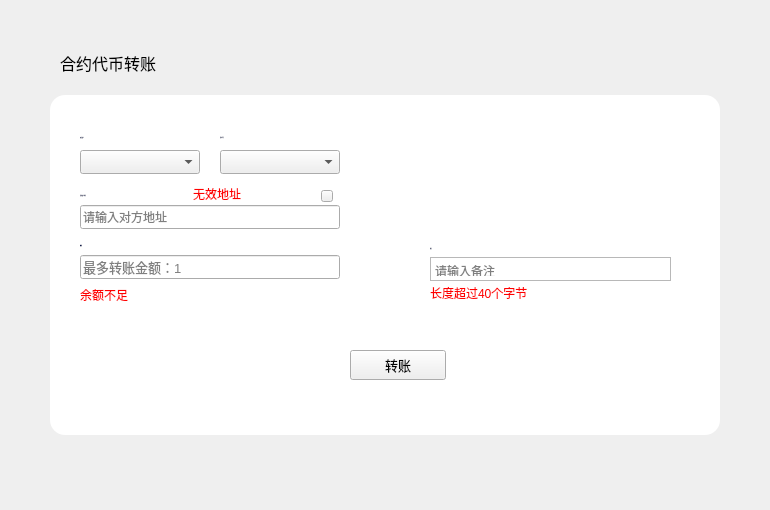
<?xml version="1.0" encoding="UTF-8"?>
<ui version="4.0">
 <class>TokenTransferWidget</class>
 <widget class="QWidget" name="TokenTransferWidget">
  <property name="geometry">
   <rect>
    <x>0</x>
    <y>0</y>
    <width>770</width>
    <height>510</height>
   </rect>
  </property>
  <property name="windowTitle">
   <string>Form</string>
  </property>
  <widget class="QWidget" name="widget" native="true">
   <property name="geometry">
    <rect>
     <x>50</x>
     <y>95</y>
     <width>670</width>
     <height>340</height>
    </rect>
   </property>
   <property name="styleSheet">
    <string notr="true">QLabel{font: 11px &quot;微软雅黑&quot;;color:rgb(19,32,80);}
#widget{background-color: rgb(255, 255, 255);border-radius:15px;}
</string>
   </property>
   <widget class="QLabel" name="changeAccountLabel">
    <property name="geometry">
     <rect>
      <x>30</x>
      <y>30</y>
      <width>120</width>
      <height>24</height>
     </rect>
    </property>
    <property name="font">
     <font>
      <family>微软雅黑</family>
      <pointsize>-1</pointsize>
      <weight>50</weight>
      <italic>false</italic>
      <bold>false</bold>
     </font>
    </property>
    <property name="text">
     <string>来自账户</string>
    </property>
    <property name="alignment">
     <set>Qt::AlignLeading|Qt::AlignLeft|Qt::AlignVCenter</set>
    </property>
   </widget>
   <widget class="QLabel" name="sendtoLabel">
    <property name="geometry">
     <rect>
      <x>30</x>
      <y>85</y>
      <width>100</width>
      <height>30</height>
     </rect>
    </property>
    <property name="font">
     <font>
      <family>微软雅黑</family>
      <pointsize>-1</pointsize>
      <weight>50</weight>
      <italic>false</italic>
      <bold>false</bold>
     </font>
    </property>
    <property name="text">
     <string>目标账户地址</string>
    </property>
    <property name="alignment">
     <set>Qt::AlignLeading|Qt::AlignLeft|Qt::AlignVCenter</set>
    </property>
   </widget>
   <widget class="QStackedWidget" name="stackedWidget">
    <property name="geometry">
     <rect>
      <x>380</x>
      <y>26</y>
      <width>240</width>
      <height>121</height>
     </rect>
    </property>
   </widget>
   <widget class="QLabel" name="amountLabel">
    <property name="geometry">
     <rect>
      <x>30</x>
      <y>140</y>
      <width>80</width>
      <height>21</height>
     </rect>
    </property>
    <property name="font">
     <font>
      <family>微软雅黑</family>
      <pointsize>-1</pointsize>
      <weight>50</weight>
      <italic>false</italic>
      <bold>false</bold>
     </font>
    </property>
    <property name="text">
     <string>数量</string>
    </property>
    <property name="alignment">
     <set>Qt::AlignLeading|Qt::AlignLeft|Qt::AlignVCenter</set>
    </property>
   </widget>
   <widget class="QLineEdit" name="amountLineEdit">
    <property name="geometry">
     <rect>
      <x>30</x>
      <y>160</y>
      <width>260</width>
      <height>24</height>
     </rect>
    </property>
    <property name="font">
     <font>
      <pointsize>10</pointsize>
     </font>
    </property>
    <property name="contextMenuPolicy">
     <enum>Qt::DefaultContextMenu</enum>
    </property>
    <property name="styleSheet">
     <string notr="true"/>
    </property>
    <property name="text">
     <string/>
    </property>
    <property name="maxLength">
     <number>20</number>
    </property>
    <property name="placeholderText">
     <string>最多转账金额：1</string>
    </property>
   </widget>
   <widget class="QComboBox" name="tokenComboBox">
    <property name="geometry">
     <rect>
      <x>170</x>
      <y>55</y>
      <width>120</width>
      <height>24</height>
     </rect>
    </property>
    <property name="font">
     <font>
      <family>微软雅黑</family>
      <weight>50</weight>
      <bold>false</bold>
     </font>
    </property>
    <property name="focusPolicy">
     <enum>Qt::NoFocus</enum>
    </property>
    <property name="styleSheet">
     <string notr="true"/>
    </property>
   </widget>
   <widget class="QTextEdit" name="memoTextEdit">
    <property name="geometry">
     <rect>
      <x>380</x>
      <y>162</y>
      <width>241</width>
      <height>24</height>
     </rect>
    </property>
    <property name="styleSheet">
     <string notr="true"/>
    </property>
    <property name="html">
     <string>&lt;!DOCTYPE HTML PUBLIC &quot;-//W3C//DTD HTML 4.0//EN&quot; &quot;http://www.w3.org/TR/REC-html40/strict.dtd&quot;&gt;
&lt;html&gt;&lt;head&gt;&lt;meta name=&quot;qrichtext&quot; content=&quot;1&quot; /&gt;&lt;style type=&quot;text/css&quot;&gt;
p, li { white-space: pre-wrap; }
&lt;/style&gt;&lt;/head&gt;&lt;body style=&quot; font-family:'SimSun'; font-size:9pt; font-weight:400; font-style:normal;&quot;&gt;
&lt;p style=&quot;-qt-paragraph-type:empty; margin-top:0px; margin-bottom:0px; margin-left:0px; margin-right:0px; -qt-block-indent:0; text-indent:0px; font-family:'微软雅黑';&quot;&gt;&lt;br /&gt;&lt;/p&gt;&lt;/body&gt;&lt;/html&gt;</string>
    </property>
    <property name="placeholderText">
     <string>请输入备注</string>
    </property>
   </widget>
   <widget class="QLabel" name="tipLabel4">
    <property name="geometry">
     <rect>
      <x>143</x>
      <y>88</y>
      <width>120</width>
      <height>21</height>
     </rect>
    </property>
    <property name="styleSheet">
     <string notr="true">color: rgb(255, 0, 0);</string>
    </property>
    <property name="text">
     <string>无效地址</string>
    </property>
   </widget>
   <widget class="QToolButton" name="sendBtn">
    <property name="geometry">
     <rect>
      <x>300</x>
      <y>255</y>
      <width>96</width>
      <height>30</height>
     </rect>
    </property>
    <property name="font">
     <font>
      <family>微软雅黑</family>
      <pointsize>10</pointsize>
     </font>
    </property>
    <property name="cursor">
     <cursorShape>PointingHandCursor</cursorShape>
    </property>
    <property name="focusPolicy">
     <enum>Qt::NoFocus</enum>
    </property>
    <property name="styleSheet">
     <string notr="true"/>
    </property>
    <property name="text">
     <string>转账</string>
    </property>
   </widget>
   <widget class="QLabel" name="label">
    <property name="geometry">
     <rect>
      <x>170</x>
      <y>30</y>
      <width>120</width>
      <height>24</height>
     </rect>
    </property>
    <property name="font">
     <font>
      <family>微软雅黑</family>
      <pointsize>-1</pointsize>
      <weight>50</weight>
      <italic>false</italic>
      <bold>false</bold>
     </font>
    </property>
    <property name="text">
     <string>合约代币</string>
    </property>
   </widget>
   <widget class="QComboBox" name="accountComboBox">
    <property name="geometry">
     <rect>
      <x>30</x>
      <y>55</y>
      <width>120</width>
      <height>24</height>
     </rect>
    </property>
    <property name="font">
     <font>
      <family>微软雅黑</family>
      <weight>50</weight>
      <bold>false</bold>
     </font>
    </property>
    <property name="focusPolicy">
     <enum>Qt::NoFocus</enum>
    </property>
    <property name="styleSheet">
     <string notr="true"/>
    </property>
   </widget>
   <widget class="QLabel" name="memoLabel">
    <property name="geometry">
     <rect>
      <x>380</x>
      <y>141</y>
      <width>80</width>
      <height>24</height>
     </rect>
    </property>
    <property name="font">
     <font>
      <family>微软雅黑</family>
      <pointsize>-1</pointsize>
      <weight>50</weight>
      <italic>false</italic>
      <bold>false</bold>
     </font>
    </property>
    <property name="text">
     <string>备注</string>
    </property>
    <property name="alignment">
     <set>Qt::AlignLeading|Qt::AlignLeft|Qt::AlignVCenter</set>
    </property>
   </widget>
   <widget class="QLabel" name="tipLabel6">
    <property name="geometry">
     <rect>
      <x>380</x>
      <y>190</y>
      <width>221</width>
      <height>16</height>
     </rect>
    </property>
    <property name="styleSheet">
     <string notr="true">color: rgb(255, 0, 0);</string>
    </property>
    <property name="text">
     <string>长度超过40个字节</string>
    </property>
   </widget>
   <widget class="QLineEdit" name="sendtoLineEdit">
    <property name="geometry">
     <rect>
      <x>30</x>
      <y>110</y>
      <width>260</width>
      <height>24</height>
     </rect>
    </property>
    <property name="contextMenuPolicy">
     <enum>Qt::DefaultContextMenu</enum>
    </property>
    <property name="styleSheet">
     <string notr="true"/>
    </property>
    <property name="text">
     <string/>
    </property>
    <property name="placeholderText">
     <string>请输入对方地址</string>
    </property>
   </widget>
   <widget class="QToolButton" name="toolButton_chooseContact">
    <property name="geometry">
     <rect>
      <x>271</x>
      <y>95</y>
      <width>12</width>
      <height>12</height>
     </rect>
    </property>
    <property name="cursor">
     <cursorShape>PointingHandCursor</cursorShape>
    </property>
    <property name="text">
     <string/>
    </property>
   </widget>
   <widget class="QLabel" name="tipLabel3">
    <property name="geometry">
     <rect>
      <x>30</x>
      <y>190</y>
      <width>161</width>
      <height>20</height>
     </rect>
    </property>
    <property name="cursor">
     <cursorShape>ArrowCursor</cursorShape>
    </property>
    <property name="styleSheet">
     <string notr="true">color: rgb(255, 0, 0);</string>
    </property>
    <property name="text">
     <string>余额不足</string>
    </property>
   </widget>
  </widget>
  <widget class="QLabel" name="title_label">
   <property name="geometry">
    <rect>
     <x>60</x>
     <y>50</y>
     <width>200</width>
     <height>26</height>
    </rect>
   </property>
   <property name="font">
    <font>
     <family>微软雅黑</family>
     <pointsize>12</pointsize>
     <weight>50</weight>
     <italic>false</italic>
     <bold>false</bold>
    </font>
   </property>
   <property name="styleSheet">
    <string notr="true"/>
   </property>
   <property name="text">
    <string>合约代币转账</string>
   </property>
  </widget>
 </widget>
 <resources/>
 <connections/>
</ui>
